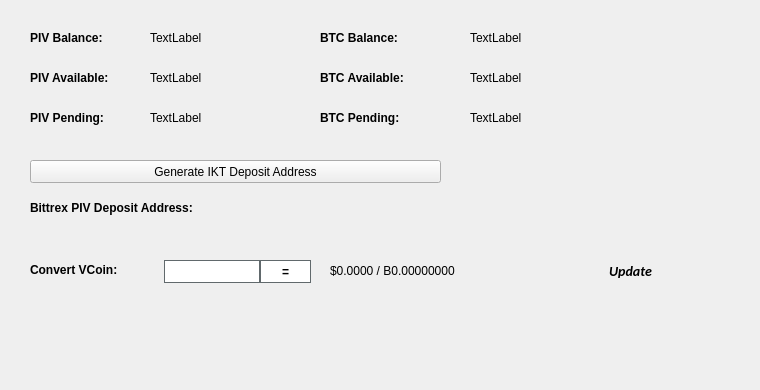
   <widget class="QWidget" name="BalanceTab">
    <attribute name="title">
     <string>Balance</string>
    </attribute>
    <widget class="QLabel" name="BitcoinBalanceLabel">
     <property name="geometry">
      <rect>
       <x>470</x>
       <y>30</y>
       <width>150</width>
       <height>16</height>
      </rect>
     </property>
     <property name="text">
      <string>TextLabel</string>
     </property>
    </widget>
    <widget class="QLabel" name="PIVBalanceLabel">
     <property name="geometry">
      <rect>
       <x>150</x>
       <y>30</y>
       <width>150</width>
       <height>16</height>
      </rect>
     </property>
     <property name="text">
      <string>TextLabel</string>
     </property>
    </widget>
    <widget class="QLabel" name="label_11">
     <property name="geometry">
      <rect>
       <x>30</x>
       <y>30</y>
       <width>101</width>
       <height>16</height>
      </rect>
     </property>
     <property name="font">
      <font>
       <weight>75</weight>
       <bold>true</bold>
      </font>
     </property>
     <property name="text">
      <string>PIV Balance:</string>
     </property>
    </widget>
    <widget class="QLabel" name="label_12">
     <property name="geometry">
      <rect>
       <x>320</x>
       <y>30</y>
       <width>101</width>
       <height>16</height>
      </rect>
     </property>
     <property name="font">
      <font>
       <weight>75</weight>
       <bold>true</bold>
      </font>
     </property>
     <property name="text">
      <string>BTC Balance:</string>
     </property>
    </widget>
    <widget class="QLabel" name="PIVAvailableLabel_2">
     <property name="geometry">
      <rect>
       <x>150</x>
       <y>70</y>
       <width>150</width>
       <height>16</height>
      </rect>
     </property>
     <property name="text">
      <string>TextLabel</string>
     </property>
    </widget>
    <widget class="QLabel" name="label_13">
     <property name="geometry">
      <rect>
       <x>30</x>
       <y>70</y>
       <width>111</width>
       <height>16</height>
      </rect>
     </property>
     <property name="font">
      <font>
       <weight>75</weight>
       <bold>true</bold>
      </font>
     </property>
     <property name="text">
      <string>PIV Available:</string>
     </property>
    </widget>
    <widget class="QLabel" name="label_14">
     <property name="geometry">
      <rect>
       <x>30</x>
       <y>110</y>
       <width>101</width>
       <height>16</height>
      </rect>
     </property>
     <property name="font">
      <font>
       <weight>75</weight>
       <bold>true</bold>
      </font>
     </property>
     <property name="text">
      <string>PIV Pending:</string>
     </property>
    </widget>
    <widget class="QLabel" name="PIVPendingLabel">
     <property name="geometry">
      <rect>
       <x>150</x>
       <y>110</y>
       <width>150</width>
       <height>16</height>
      </rect>
     </property>
     <property name="text">
      <string>TextLabel</string>
     </property>
    </widget>
    <widget class="QLabel" name="label_15">
     <property name="geometry">
      <rect>
       <x>320</x>
       <y>70</y>
       <width>111</width>
       <height>16</height>
      </rect>
     </property>
     <property name="font">
      <font>
       <weight>75</weight>
       <bold>true</bold>
      </font>
     </property>
     <property name="text">
      <string>BTC Available:</string>
     </property>
    </widget>
    <widget class="QLabel" name="BitcoinAvailableLabel">
     <property name="geometry">
      <rect>
       <x>470</x>
       <y>70</y>
       <width>150</width>
       <height>16</height>
      </rect>
     </property>
     <property name="text">
      <string>TextLabel</string>
     </property>
    </widget>
    <widget class="QLabel" name="label_31">
     <property name="geometry">
      <rect>
       <x>320</x>
       <y>110</y>
       <width>111</width>
       <height>16</height>
      </rect>
     </property>
     <property name="font">
      <font>
       <weight>75</weight>
       <bold>true</bold>
      </font>
     </property>
     <property name="text">
      <string>BTC Pending:</string>
     </property>
    </widget>
    <widget class="QLabel" name="BitcoinPendingLabel">
     <property name="geometry">
      <rect>
       <x>470</x>
       <y>110</y>
       <width>150</width>
       <height>16</height>
      </rect>
     </property>
     <property name="text">
      <string>TextLabel</string>
     </property>
    </widget>
    <widget class="QLabel" name="label_33">
     <property name="geometry">
      <rect>
       <x>30</x>
       <y>200</y>
       <width>221</width>
       <height>16</height>
      </rect>
     </property>
     <property name="font">
      <font>
       <weight>75</weight>
       <bold>true</bold>
      </font>
     </property>
     <property name="text">
      <string>Bittrex PIV Deposit Address:</string>
     </property>
    </widget>
    <widget class="QPushButton" name="GenDepositBTN">
     <property name="geometry">
      <rect>
       <x>30</x>
       <y>160</y>
       <width>411</width>
       <height>23</height>
      </rect>
     </property>
     <property name="text">
      <string>Generate IKT Deposit Address</string>
     </property>
     <property name="icon">
      <iconset resource="../innoket.qrc">
       <normaloff>:/icons/bitcoin</normaloff>:/icons/bitcoin</iconset>
     </property>
    </widget>
    <widget class="QLabel" name="DepositAddressLabel">
     <property name="geometry">
      <rect>
       <x>200</x>
       <y>200</y>
       <width>261</width>
       <height>16</height>
      </rect>
     </property>
     <property name="palette">
      <palette>
       <active>
        <colorrole role="WindowText">
         <brush brushstyle="SolidPattern">
          <color alpha="255">
           <red>0</red>
           <green>0</green>
           <blue>0</blue>
          </color>
         </brush>
        </colorrole>
        <colorrole role="Text">
         <brush brushstyle="SolidPattern">
          <color alpha="255">
           <red>0</red>
           <green>0</green>
           <blue>255</blue>
          </color>
         </brush>
        </colorrole>
       </active>
       <inactive>
        <colorrole role="WindowText">
         <brush brushstyle="SolidPattern">
          <color alpha="255">
           <red>0</red>
           <green>0</green>
           <blue>0</blue>
          </color>
         </brush>
        </colorrole>
        <colorrole role="Text">
         <brush brushstyle="SolidPattern">
          <color alpha="255">
           <red>0</red>
           <green>0</green>
           <blue>255</blue>
          </color>
         </brush>
        </colorrole>
       </inactive>
       <disabled>
        <colorrole role="WindowText">
         <brush brushstyle="SolidPattern">
          <color alpha="255">
           <red>120</red>
           <green>120</green>
           <blue>120</blue>
          </color>
         </brush>
        </colorrole>
        <colorrole role="Text">
         <brush brushstyle="SolidPattern">
          <color alpha="255">
           <red>120</red>
           <green>120</green>
           <blue>120</blue>
          </color>
         </brush>
        </colorrole>
       </disabled>
      </palette>
     </property>
     <property name="font">
      <font>
       <weight>75</weight>
       <bold>true</bold>
      </font>
     </property>
     <property name="text">
      <string/>
     </property>
     <property name="alignment">
      <set>Qt::AlignRight|Qt::AlignTrailing|Qt::AlignVCenter</set>
     </property>
     <property name="textInteractionFlags">
      <set>Qt::LinksAccessibleByMouse|Qt::TextSelectableByKeyboard|Qt::TextSelectableByMouse</set>
     </property>
    </widget>
    <widget class="QLabel" name="label_8">
     <property name="geometry">
      <rect>
       <x>460</x>
       <y>300</y>
       <width>281</width>
       <height>81</height>
      </rect>
     </property>
     <property name="text">
      <string/>
     </property>
     <property name="pixmap">
      <pixmap>:/images/bittrex</pixmap>
     </property>
    </widget>
    <widget class="QWidget" name="widgetConversion" native="true">
     <property name="geometry">
      <rect>
       <x>0</x>
       <y>250</y>
       <width>751</width>
       <height>43</height>
      </rect>
     </property>
     <property name="minimumSize">
      <size>
       <width>0</width>
       <height>43</height>
      </size>
     </property>
     <property name="styleSheet">
      <string notr="true"/>
     </property>
     <widget class="QPushButton" name="btnUpdateMarketData">
      <property name="geometry">
       <rect>
        <x>575</x>
        <y>0</y>
        <width>111</width>
        <height>41</height>
       </rect>
      </property>
      <property name="sizePolicy">
       <sizepolicy hsizetype="Expanding" vsizetype="Expanding">
        <horstretch>0</horstretch>
        <verstretch>0</verstretch>
       </sizepolicy>
      </property>
      <property name="font">
       <font>
        <family>calibri</family>
        <pointsize>-1</pointsize>
        <weight>75</weight>
        <italic>true</italic>
        <bold>true</bold>
       </font>
      </property>
      <property name="styleSheet">
       <string notr="true">margin:0px;text-align:center;padding:2px;border-radius:3px;font-style:italic;width:100px;font-size:14px;font-family:calibri;font-weight:600;</string>
      </property>
      <property name="text">
       <string>Update</string>
      </property>
      <property name="iconSize">
       <size>
        <width>150</width>
        <height>35</height>
       </size>
      </property>
      <property name="autoDefault">
       <bool>true</bool>
      </property>
      <property name="default">
       <bool>true</bool>
      </property>
     </widget>
     <widget class="QLabel" name="lblConvertVCoin">
      <property name="geometry">
       <rect>
        <x>30</x>
        <y>10</y>
        <width>131</width>
        <height>20</height>
       </rect>
      </property>
      <property name="styleSheet">
       <string notr="true"/>
      </property>
      <property name="text">
       <string>&lt;html&gt;&lt;head/&gt;&lt;body&gt;&lt;p&gt;&lt;span style=&quot; font-weight:600;&quot;&gt;Convert VCoin:&lt;/span&gt;&lt;/p&gt;&lt;/body&gt;&lt;/html&gt;</string>
      </property>
     </widget>
     <widget class="QLineEdit" name="txtConvertVCoinQty">
      <property name="geometry">
       <rect>
        <x>160</x>
        <y>10</y>
        <width>100</width>
        <height>23</height>
       </rect>
      </property>
      <property name="minimumSize">
       <size>
        <width>100</width>
        <height>23</height>
       </size>
      </property>
      <property name="maximumSize">
       <size>
        <width>100</width>
        <height>16777215</height>
       </size>
      </property>
      <property name="styleSheet">
       <string notr="true">border: 1px solid #61696c;margin-left:4px;</string>
      </property>
     </widget>
     <widget class="QPushButton" name="btnConvertInnoket">
      <property name="geometry">
       <rect>
        <x>260</x>
        <y>10</y>
        <width>51</width>
        <height>23</height>
       </rect>
      </property>
      <property name="minimumSize">
       <size>
        <width>0</width>
        <height>23</height>
       </size>
      </property>
      <property name="styleSheet">
       <string notr="true">border:1px solid #61696c;background:white;font-weight:600;</string>
      </property>
      <property name="text">
       <string>=</string>
      </property>
     </widget>
     <widget class="QLabel" name="lblConvertVCoinResults">
      <property name="geometry">
       <rect>
        <x>330</x>
        <y>0</y>
        <width>201</width>
        <height>41</height>
       </rect>
      </property>
      <property name="styleSheet">
       <string notr="true"/>
      </property>
      <property name="text">
       <string>$0.0000 / B0.00000000</string>
      </property>
     </widget>
     <widget class="QLabel" name="iconOverviewUpdateWait">
      <property name="geometry">
       <rect>
        <x>670</x>
        <y>10</y>
        <width>24</width>
        <height>24</height>
       </rect>
      </property>
      <property name="text">
       <string/>
      </property>
      <property name="pixmap">
       <pixmap resource="../innoket.qrc">:/icons/transaction_1</pixmap>
      </property>
      <property name="scaledContents">
       <bool>true</bool>
      </property>
      <property name="alignment">
       <set>Qt::AlignCenter</set>
      </property>
     </widget>
    </widget>
   </widget>
